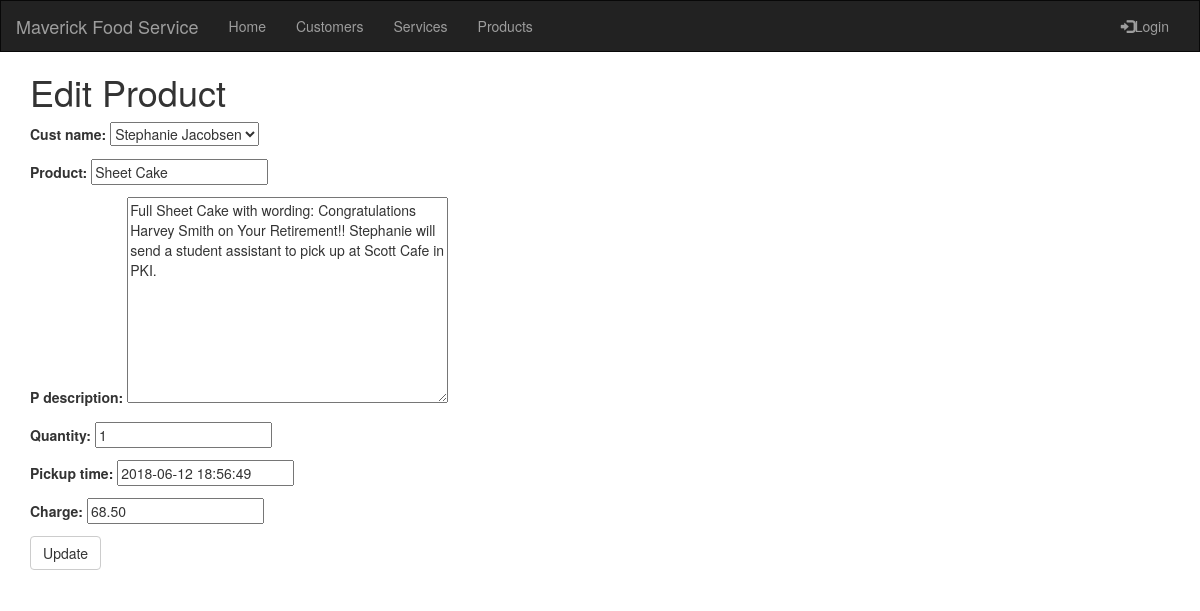
/product/1/edit/, run on the app's committed database.
### crm/models.py (models this page shows, shortened)
class Customer(models.Model):
    cust_name = models.CharField(max_length=50)
    organization = models.CharField(max_length=100, blank=True)
    role = models.CharField(max_length=100)
    email = models.EmailField(max_length=100)
    bldgroom = models.CharField(max_length=100)
    address = models.CharField(max_length=200)
    account_number = models.IntegerField(blank=False, null=False)
    city = models.CharField(max_length=50)
    state = models.CharField(max_length=50)
    zipcode = models.CharField(max_length=10)
    phone_number = models.CharField(max_length=50)
    created_date = models.DateTimeField(default=timezone.now)
    updated_date = models.DateTimeField(auto_now_add=True)
    def __str__(self):
        return str(self.cust_name)

class Product(models.Model):
    cust_name = models.ForeignKey(Customer, on_delete=models.CASCADE, related_name='products')
    product = models.CharField(max_length=100)
    p_description = models.TextField()
    quantity = models.IntegerField()
    pickup_time = models.DateTimeField(default=timezone.now)
    charge = models.DecimalField(max_digits=10, decimal_places=2)
    created_date = models.DateTimeField(default=timezone.now)
    updated_date = models.DateTimeField(auto_now_add=True)

### crm/views.py (the view)
# urls.py: path('product/<int:pk>/edit/', views.product_edit, name='product_edit'),
def product_edit(request, pk):
    product = get_object_or_404(Product, pk=pk)
    if request.method == "POST":
        form = ProductForm(request.POST, instance=product)
        if form.is_valid():
            product = form.save()
            product.updated_date = timezone.now()
            product.save()
            product = Product.objects.filter(created_date__lte=timezone.now())
            return render(request, 'crm/product_list.html', {'product': product})
    else:
        form = ProductForm(instance=product)
    return render(request, 'crm/product_edit.html', {'form': form})

### crm/forms.py
class ProductForm(forms.ModelForm):
    class Meta:
        model = Product
        fields = ('cust_name', 'product', 'p_description', 'quantity', 'pickup_time', 'charge')

### crm/templates/crm/product_edit.html (shortened to what this page needs)
{% extends 'crm/base.html' %}
{% block content %}
    <h1>Edit Product</h1>
    <form method="POST" class="product-form">{% csrf_token %}
        {{ form.as_p }}
        <button type="submit" class="save btn btn-default">Update</button>
    </form>
{% endblock %}

### data on the page
Customer: cust_name "Stephanie Jacobsen"
Product: product "Sheet Cake", p_description "Full Sheet Cake with wording: Congratulations Harvey Smith on Your Retirement!! Stephanie will send a student assistant to pick up at Scott Cafe in PKI.", quantity "1", pickup_time "2018-06-12 18:56:49", charge "68.50"
